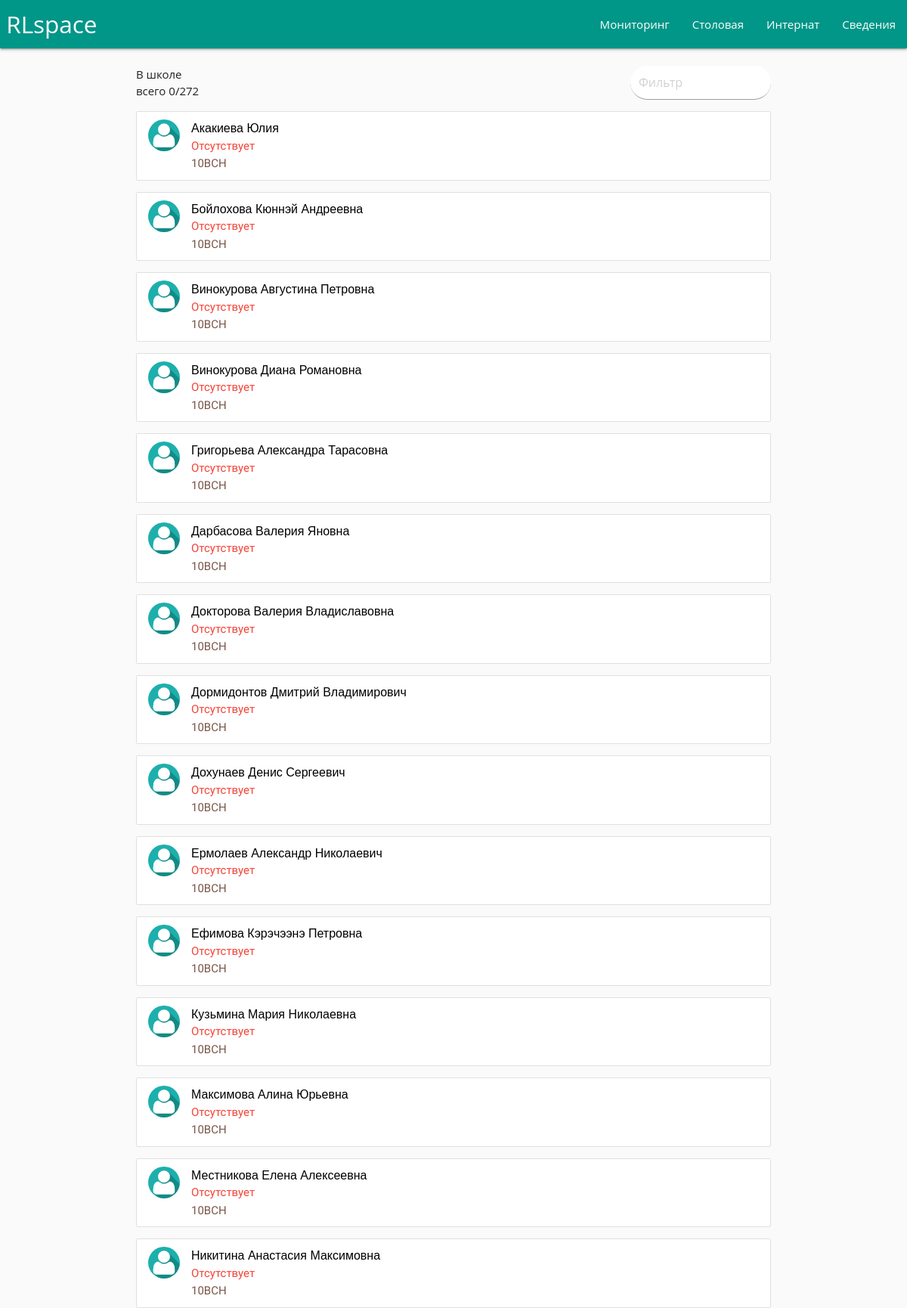
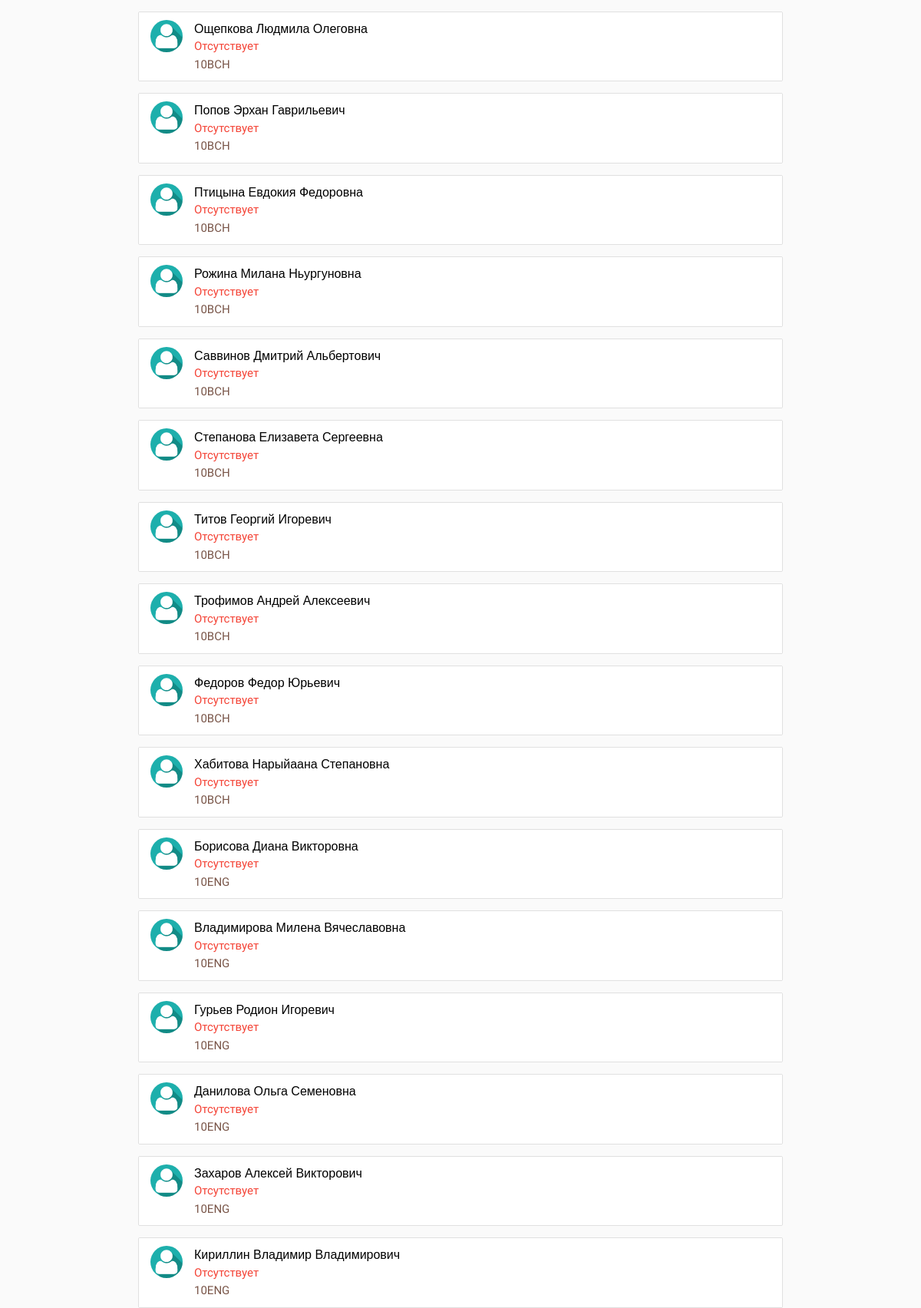
Screenshot of /information/ (upper part) with the database file from the repository (2 pictures, top to bottom).
### main/models.py (models this page shows, shortened)
class Pupil(models.Model):
    index       = models.CharField(max_length = 50)
    qrcode      = models.CharField(max_length = 50)
    name        = models.CharField(max_length = 50)
    grade       = models.CharField(max_length = 50, choices = GRADE)
    location    = models.CharField(max_length = 50, choices = LOCATION)
    eating      = models.BooleanField(default = False)
    inboard     = models.BooleanField(default = True)
    status      = models.CharField(max_length = 50, default = "absent", choices = STATUS)
    arrive_time	   = models.TimeField('time arrive', null = True, blank = True)
    photo     	   = models.ImageField(upload_to = "images/", default = "images/default.jpg")
    non_attendance = models.IntegerField(default = 0);

### main/views.py (the view)
# urls.py: url(r'^information/$',                          views.information, name = 'information'),
def information(request):
	context = {}
	pupils = Pupil.objects.all()
	pupils_list = sorted(pupils, key = operator.attrgetter('grade','name'))
	context["pupils"] = pupils_list
	context["in_school"] = len(Pupil.objects.filter(status = "present"))
	context["pupils_amt"] = len(pupils)
	request = render(request, 'main/information.html', context)
	return request

### main/templates/main/information.html (shortened to what this page needs)
{% include 'main/header.html' %}
<div class = "container">
    <div class = "row">
        <span style="display: flex;">
            <p class="left"> В школе всего {{in_school}}/{{pupils_amt}}</p>
            <input class = "filter right col s4 offset-s8" placeholder="Фильтр" style = "background: white; border-radius: 40px; ">
        </span>
        {% for pupil in pupils %}
        <filtertag>
            <a href = "/profile/{{pupil.id}}">
                <ul class="collection">
                    <li class="collection-item avatar">
                        <img src="/media/{{ pupil.photo }}" alt="" class="circle img-responsive">
                        {% if pupil.id == 138 %}
                            <span class="title purple-text">{{ pupil.name }}</span>
                        {% else %}
                            <span class="title black-text">{{ pupil.name }}</span>
                        {% endif %}
                        <p>
                            {% if pupil.status == "present" %}
                                <font class = "green-text">Присутствует</font>
                            {% elif pupil.status == "leave" %}
                                <font class = "orange-text">Вышел из школы</font>
                            {% else %}
                                <font class = "red-text">Отсутствует</font>
                            {% endif %}<br>
                            <font class = "brown-text" >{{ pupil.grade }} </font>
                        </p>
                    </li>
                </ul>
            </a>
        </filtertag>
        {% endfor %}
    </div>
</div>
{% include 'main/footer.html' %}

### main/static/css/clock.css (style rules this page uses)
* { margin: 0; padding: 0; box-sizing: border-box; }
@media only screen and (min-width: 768px) { .title { font: 48px Arial; } }

### main/templates/main/header.html (style rules this page uses)
* { font-family: 'Arimo', sans-serif; }

### rows the page displays
Pupil: photo (placeholder picture), name "Акакиева Юлия", status "Отсутствует", grade "10BCH"
Pupil: photo (placeholder picture), name "Бойлохова Кюннэй Андреевна", status "Отсутствует", grade "10BCH"
Pupil: photo (placeholder picture), name "Винокурова Августина Петровна", status "Отсутствует", grade "10BCH"
Pupil: photo (placeholder picture), name "Винокурова Диана Романовна", status "Отсутствует", grade "10BCH"
Pupil: photo (placeholder picture), name "Григорьева Александра Тарасовна", status "Отсутствует", grade "10BCH"
Pupil: photo (placeholder picture), name "Дарбасова Валерия Яновна", status "Отсутствует", grade "10BCH"
Pupil: photo (placeholder picture), name "Докторова Валерия Владиславовна", status "Отсутствует", grade "10BCH"
Pupil: photo (placeholder picture), name "Дормидонтов Дмитрий Владимирович", status "Отсутствует", grade "10BCH"
Pupil: photo (placeholder picture), name "Дохунаев Денис Сергеевич", status "Отсутствует", grade "10BCH"
Pupil: photo (placeholder picture), name "Ермолаев Александр Николаевич", status "Отсутствует", grade "10BCH"
Pupil: photo (placeholder picture), name "Ефимова Кэрэчээнэ Петровна", status "Отсутствует", grade "10BCH"
Pupil: photo (placeholder picture), name "Кузьмина Мария Николаевна", status "Отсутствует", grade "10BCH"
Pupil: photo (placeholder picture), name "Максимова Алина Юрьевна", status "Отсутствует", grade "10BCH"
Pupil: photo (placeholder picture), name "Местникова Елена Алексеевна", status "Отсутствует", grade "10BCH"
Pupil: photo (placeholder picture), name "Никитина Анастасия Максимовна", status "Отсутствует", grade "10BCH"
Pupil: photo (placeholder picture), name "Ощепкова Людмила Олеговна", status "Отсутствует", grade "10BCH"
Pupil: photo (placeholder picture), name "Попов Эрхан Гаврильевич", status "Отсутствует", grade "10BCH"
Pupil: photo (placeholder picture), name "Птицына Евдокия Федоровна", status "Отсутствует", grade "10BCH"
Pupil: photo (placeholder picture), name "Рожина Милана Ньургуновна", status "Отсутствует", grade "10BCH"
Pupil: photo (placeholder picture), name "Саввинов Дмитрий Альбертович", status "Отсутствует", grade "10BCH"
Pupil: photo (placeholder picture), name "Степанова Елизавета Сергеевна", status "Отсутствует", grade "10BCH"
Pupil: photo (placeholder picture), name "Титов Георгий Игоревич", status "Отсутствует", grade "10BCH"
Pupil: photo (placeholder picture), name "Трофимов Андрей Алексеевич", status "Отсутствует", grade "10BCH"
Pupil: photo (placeholder picture), name "Федоров Федор Юрьевич", status "Отсутствует", grade "10BCH"
Pupil: photo (placeholder picture), name "Хабитова Нарыйаана Степановна", status "Отсутствует", grade "10BCH"
Pupil: photo (placeholder picture), name "Борисова Диана Викторовна", status "Отсутствует", grade "10ENG"
Pupil: photo (placeholder picture), name "Владимирова Милена Вячеславовна", status "Отсутствует", grade "10ENG"
Pupil: photo (placeholder picture), name "Гурьев Родион Игоревич", status "Отсутствует", grade "10ENG"
Pupil: photo (placeholder picture), name "Данилова Ольга Семеновна", status "Отсутствует", grade "10ENG"
Pupil: photo (placeholder picture), name "Захаров Алексей Викторович", status "Отсутствует", grade "10ENG"
Pupil: photo (placeholder picture), name "Кириллин Владимир Владимирович", status "Отсутствует", grade "10ENG"

### other values shown
{{ in_school }} "0"
{{ pupils_amt }} "272"
